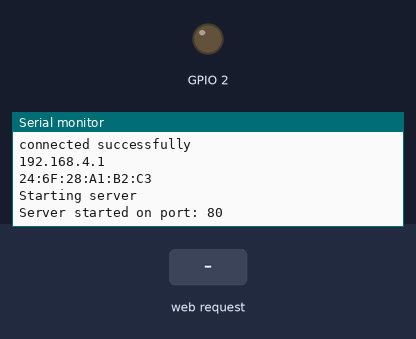
Bench run of a sketch on a simulated ESP8266 (NodeMCU). Parts: output pins drawn as LEDs (lit = HIGH), the last lines printed to the serial monitor. The inputs (shaded band) are chosen by the test bench. WiFi joins after 1.5 s; servers stay silent unless stated.

Above: at 2.8 s.
2.9 s: HTTP request GET /trywifi received
At 3.7 s:
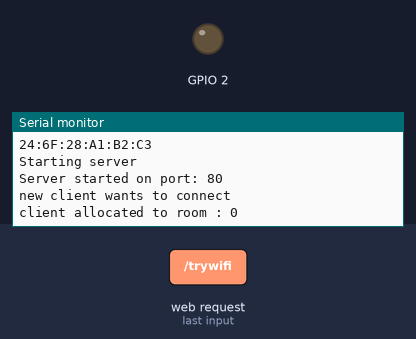
4.4 s: HTTP request GET /ap_mode received
At 6.4 s:
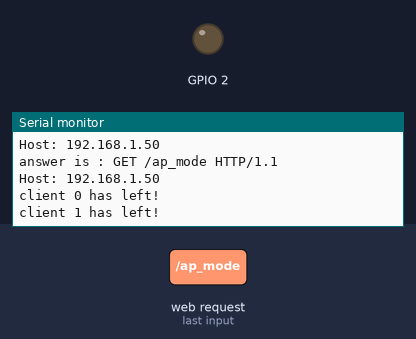

Measured:
- after the input at 2.9 s, the serial monitor: prints a new line at once (image 1)
- after the input at 4.4 s, the serial monitor: prints a new line at once (image 2)

The sketch:

multiClientServer.ino
```cpp
#include <ESP8266WiFi.h>
#include <ESP8266mDNS.h>
#define arraylength 4
const char* Privatessid = "TestSoftAp";//ssid for access point mode
const char* Privatepassword = "AP_password";
const char* hostName = "TestIgnoreMe";

IPAddress local_IP(192, 168, 4, 1);
IPAddress gateway(192, 168, 4, 1);
IPAddress subnet(255, 255, 255, 0);

int portNum = 80;
// Create an instance of the server
// specify the port to listen on as an argument
WiFiServer server(portNum);
WiFiClient clients[arraylength];
bool clientFlags[arraylength] = {false, false, false, false};
char Wifissid[33] = "home_ssid";
char WifiPassword[33] = "home_pass";
bool isNeedToBeWifi = true;

void setup() {
  Serial.begin(9600);


  // prepare GPIO2 to wrire
  pinMode(2, OUTPUT);
  digitalWrite(2, 0);

    WiFi.hostname("Test_Ignore_me");

// Initially try and connect to local wifi
  tryConnectWifi();

  if (WiFi.status() != WL_CONNECTED)
  {
    tryConnectWifi();
  }

  if (WiFi.status() == WL_CONNECTED)
  {
    Serial.print("\nconnected successfully");

    IPAddress myIP = WiFi.softAPIP();

    // Print the IP address
    Serial.print("\n");
    Serial.println(myIP);
    Serial.print("\n");
    Serial.println(WiFi.macAddress());
    Serial.print("\n");

    // Start the server
    Serial.print("\nStarting server ");
    server.begin();
    Serial.print("\nServer started on port: ");
    Serial.print(portNum);
    Serial.print("\n");
  }

  else {
    Serial.println("|seting up softAp|");
    setSoftAp();
  }
}

void loop() {
  // Check if a client has connected
  if (WiFi.status() != WL_CONNECTED && WifiPassword[0] != '\0' && isNeedToBeWifi)
  {
    tryConnectWifi();
    if (WiFi.status() != WL_CONNECTED) {

      WiFi.disconnect();
      setSoftAp();
      isNeedToBeWifi = false;
    }
  }

  checkClientConnection();
  checkNewClients();

  if (isThereAnyClient())
  {

    handleClients();
    checkClientConnection();
  }

}


void checkNewClients() {
  WiFiClient client = server.available();
  if (client != 0)
  {
    Serial.print("\nnew client wants to connect\n");
    //check if there is any room for new client in clients array
    int allocAns = AllocateClient(client);
    if (allocAns == (-1))
    { Serial.print("\nToo bad I have no room for you \n");
      client.print("\nToo bad I have no room for you \n");
      client.stop();
    }
    else
    {
      Serial.print("\nclient allocated to room : ");
      Serial.print(allocAns);
    }
  }
}

void handleClients() {

  for (int i = 0; i < arraylength; i++)
  {
    if (clients[i].available())
    {
      String req = clients[i].readString();
      Serial.print("\ngot massage from client num ");
      Serial.print(i);
      Serial.println("\n");
      Serial.print(req);
      if (req.substring(0, 7).equals("trywifi")) //the trywifi command is like this "trywifi,"ssid":"password"
      {
        if (WiFi.status() == WL_CONNECTED)
          WiFi.disconnect();
        int mid = req.indexOf(':');
        (req.substring(8, mid)).toCharArray(Wifissid, 33);
        (req.substring(mid + 1, req.length())).toCharArray(WifiPassword, 33);
        isNeedToBeWifi = true;
        tryConnectWifi();
        if (WiFi.status() != WL_CONNECTED)
          setSoftAp();
      }
      if (req.substring(0, 7).equals("ap_mode"))
      {
        Serial.println("Starting AP by command");
        isNeedToBeWifi = false;
        WiFi.disconnect();
        setSoftAp();
      }
      String answer = handleReq(req);
      clients[i].print(answer);
      Serial.print("\nanswer is : ");
      Serial.print(answer);
    }
  }


}

String handleReq(String r) {
  String ans = "we recieved";
  ans += r;
  return r;
}


bool isThereAnyClient() {
  int ifconnected = false;
  for (int i = 0; i < arraylength; i++)
  {
    if (clientFlags[i] == true)
      ifconnected = true;
  }
  return ifconnected;
}

int  AllocateClient(WiFiClient C) {

  for (int i = 0; i < arraylength; i++)
  {
    if (clientFlags[i] == false)
    { clients[i] = C;
      clientFlags[i] = true;
      return i;
    }
  }
  return -1;
}


//update the trueth table based on real connection check
void checkClientConnection() {
  //Serial.println("Checking connection");
  for (int i = 0; i < arraylength; i++)
  {
    if (clientFlags[i] == true)
      if ((clients[i] != NULL && !clients[i].connected()) || clients[i]==NULL)
      {
       // clients[i]=NULL;
        clientFlags[i] = false;
        String temp = "\nclient ";
        temp += i;
        temp += " has left!";
        Serial.print(temp);
      }

    if (clients[i] != NULL && clients[i].connected())
    {
      clientFlags[i] = true;
    }
    //      String temp = "\nclient ";
    //      temp += i;
    //      temp += " has connected!";
    //      Serial.print(temp);
    //    }
  }
  return;
}


//trt to connect to wifi, nothing else
void tryConnectWifi() {
  if (WifiPassword[0] != '\0')
  {
    Serial.print("\nill try and connect to: ");
    Serial.print(Wifissid);
    Serial.print("\npassword ");
    Serial.print(WifiPassword);
    WiFi.softAPdisconnect (true);
    //connect to wifi
    WiFi.begin(Wifissid, WifiPassword);

    int counter = 0;
    while (WiFi.status() != WL_CONNECTED && counter < 20 ) //connect to wifi
    {
      Serial.print(".");
      counter += 1;
      delay(500);
    }
    if (WiFi.status() != WL_CONNECTED)
    { Serial.print("\nconnection to wifi has failed");
      WiFi.disconnect();
    }
    if (WiFi.status() == WL_CONNECTED)
    { Serial.print("\nconnection to wifi is a success");
      Serial.print("\nNew ip address is: ");
      Serial.print(WiFi.localIP());
    }

  }

}


//sets softAP
void setSoftAp() {
  server.stop();
  WiFi.softAPdisconnect (false);
  Serial.print("\nSetting up SoftAp");
  Serial.println(hostName);
  Serial.println(Privatessid);
  Serial.println(Privatepassword);
  WiFi.softAP(Privatessid, Privatepassword);
  WiFi.softAPConfig (local_IP, gateway, subnet);
  Serial.println(WiFi.softAPIP());
  server.begin();
}
```
